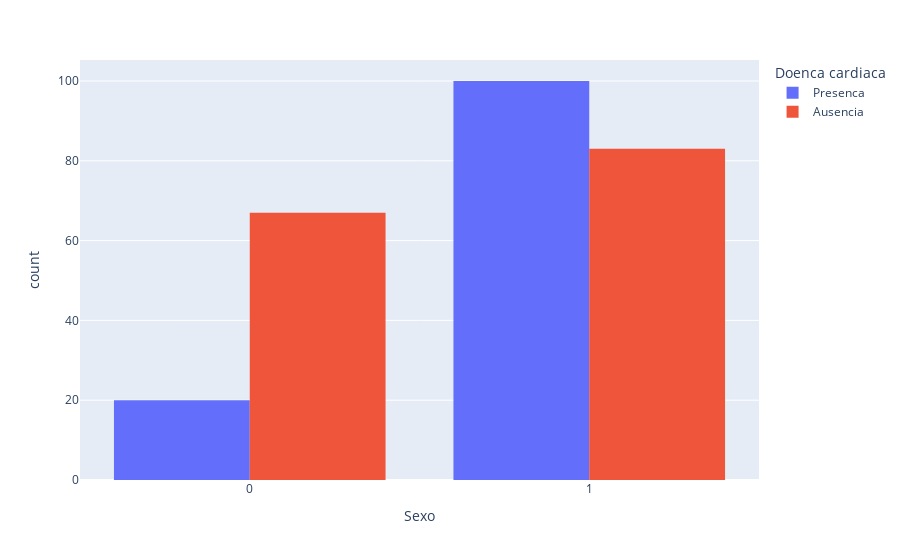

Source (notebook cell):
### Markdown cell above
O boxplot apresentado ilustra a distribuição da variável "Idade" em duas categorias: pacientes com presença de doença cardíaca e pacientes sem presença da doença. A análise do gráfico permite extrair as seguintes informações:

**1. Diferença na Média de Idade:**

* **Pacientes com doença cardíaca:** A mediana da idade, representada pela linha central dentro da caixa, está levemente abaixo dos 60 anos. 
* **Pacientes sem doença cardíaca:** A mediana da idade está próxima aos 52 anos.

Essa diferença sugere que, em média, **pacientes com doença cardíaca tendem a ser um pouco mais velhos** do que aqueles sem a doença. No entanto, a diferença entre as medianas não parece ser muito grande.

**2. Dispersão dos Dados:**

* **Pacientes com doença cardíaca:** O intervalo interquartil (IQR), representado pela altura da caixa, é relativamente menor, indicando uma **menor dispersão** nas idades dentro desse grupo. As linhas superiores e inferiores, que se estendem a partir da caixa (exceto pelos outliers), também são mais curtas, reforçando a menor variabilidade na idade entre os pacientes com doença cardíaca.
* **Pacientes sem doença cardíaca:**  O IQR é **maior**, indicando uma **maior dispersão** nas idades nesse grupo. As linhas que se estendem a partir da caixa são mais longas, o que evidencia a maior variabilidade na idade entre os pacientes sem doença cardíaca.

**3. Outliers:**

* **Pacientes com doença cardíaca:** Observa-se a presença de um outlier, representado pelo ponto abaixo da linha inferior, indicando um indivíduo com idade muito inferior à maioria dos pacientes com doença cardíaca. 
* **Pacientes sem doença cardíaca:** Não há outliers nesse grupo.

**4.  Implicações:**

Embora a idade média seja um pouco mais alta em pacientes com doença cardíaca, a diferença não é tão significativa a ponto de ser um fator determinante. A presença de um outlier no grupo de pacientes com doença cardíaca sugere a possibilidade de outros fatores de risco além da idade, especialmente em casos de manifestação precoce da doença.

### Code cell
px.histogram(df, x='Sexo', color='Doenca cardiaca', barmode='group')

### Figure 1 — Plotly figure (JSON) as saved in the notebook; plotly's stock layout.template omitted (floating-point values rounded to 4 significant figures; data arrays with more than 128 entries replaced by an {"elided": "..."} marker saying what was removed)
{"data": [{"alignmentgroup": "True", "bingroup": "x", "hovertemplate": "Doenca cardiaca=Presenca<br>Sexo=%{x}<br>count=%{y}<extra></extra>", "legendgroup": "Presenca", "marker": {"color": "#636efa", "pattern": {"shape": ""}}, "name": "Presenca", "offsetgroup": "Presenca", "orientation": "v", "showlegend": true, "type": "histogram", "x": [1, 1, 1, 1, 1, 0, 1, 1, 1, 1, 1, 1, 1, 1, 1, 1, 1, 1, 1, 1, 1, 1, 0, 1, 1, 0, 1, 0, 1, 0, 1, 1, 1, 1, 1, 1, 1, 0, 1, 1, 1, 1, 1, 1, 1, 1, 1, 0, 1, 0, 0, 1, 0, 1, 1, 1, 1, 1, 1, 0, 1, 1, 1, 1, 1, 1, 1, 1, 1, 1, 1, 0, 1, 0, 1, 1, 1, 1, 0, 1, 1, 1, 0, 1, 1, 1, 1, 1, 1, 1, 1, 1, 1, 1, 1, 1, 1, 1, 1, 0, 0, 0, 1, 1, 0, 1, 1, 0, 1, 1, 1, 1, 1, 1, 1, 1, 1, 1, 1, 1], "xaxis": "x", "yaxis": "y"}, {"alignmentgroup": "True", "bingroup": "x", "hovertemplate": "Doenca cardiaca=Ausencia<br>Sexo=%{x}<br>count=%{y}<extra></extra>", "legendgroup": "Ausencia", "marker": {"color": "#EF553B", "pattern": {"shape": ""}}, "name": "Ausencia", "offsetgroup": "Ausencia", "orientation": "v", "showlegend": true, "type": "histogram", "x": {"elided": "150 int values"}, "xaxis": "x", "yaxis": "y"}], "layout": {"barmode": "group", "legend": {"title": {"text": "Doenca cardiaca"}, "tracegroupgap": 0}, "margin": {"t": 60}, "xaxis": {"anchor": "y", "domain": [0, 1], "title": {"text": "Sexo"}}, "yaxis": {"anchor": "x", "domain": [0, 1], "title": {"text": "count"}}}}
